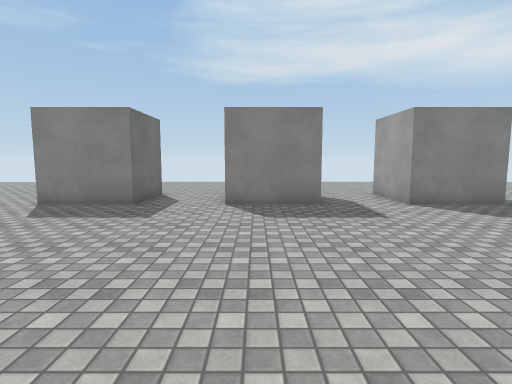
view 1 (above)

24 first-person views from a walk through a scene from a Unity 3-D project. The camera is 1.4 m above the floor, tilts 6° down and sees 80° across. The floor is counted in squares, 1 m on a side. Each view is taken from the middle of a square. On the plan, view 1 faces up. The plan holds only what a view shows up to about 14 squares ahead; the rest is blank. The place goes on beyond the plan. The player character is not drawn. Some animated figures are not drawn. Surface patterns are stand-ins for the level's own textures.

view 2
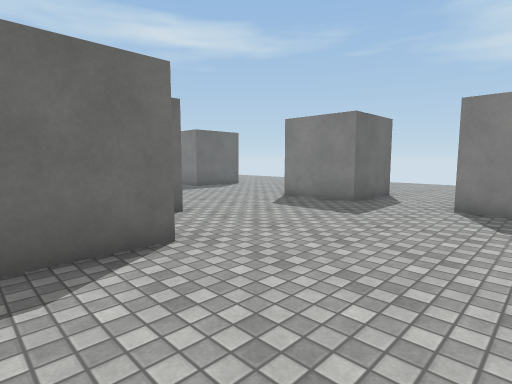

view 3
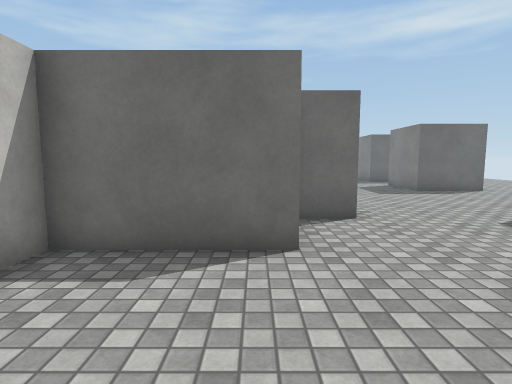

view 4
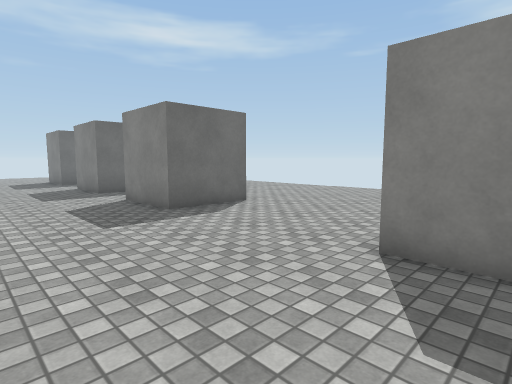

view 5
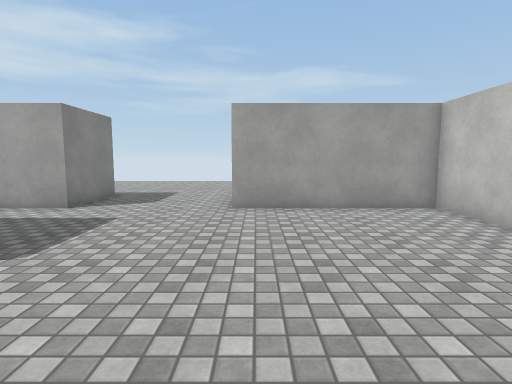

view 6
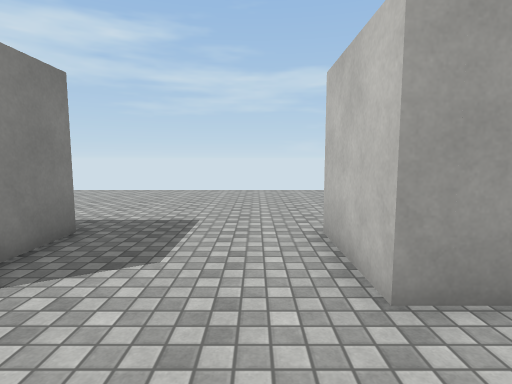

view 7
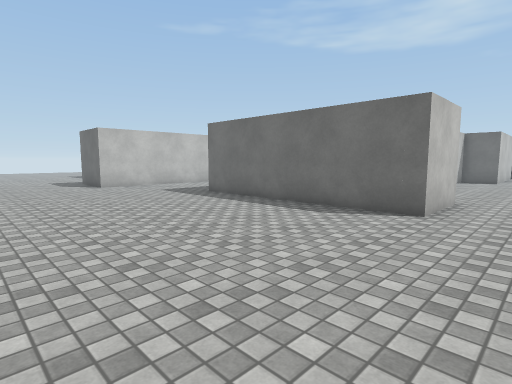

view 8
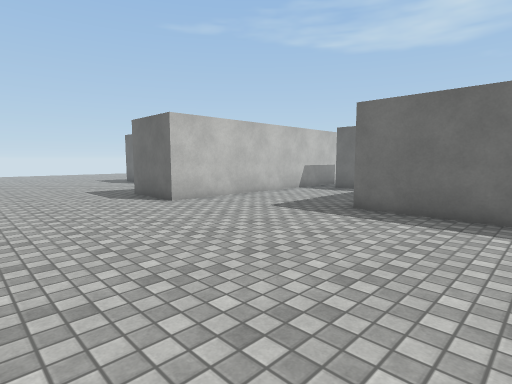

view 9
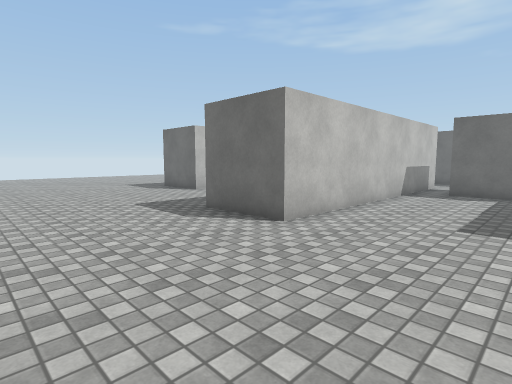

view 10
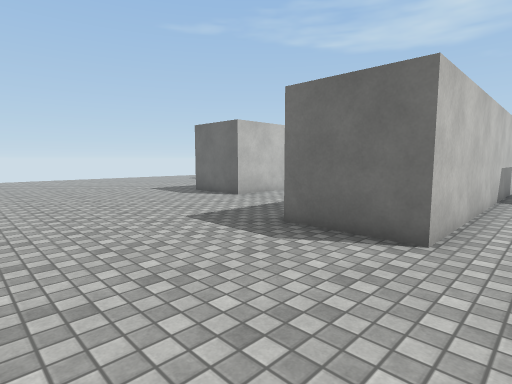

view 11
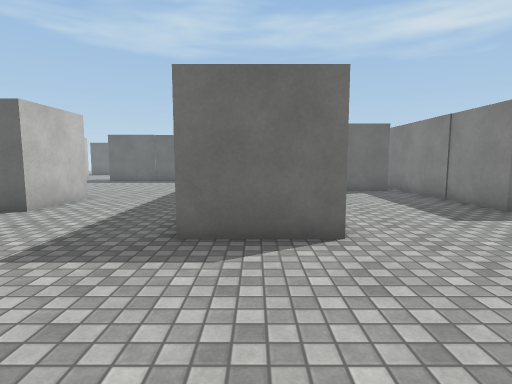

view 12
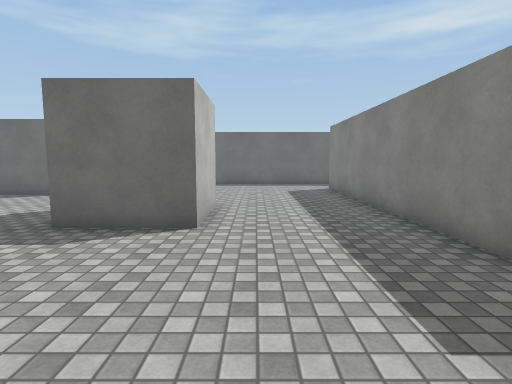

view 13
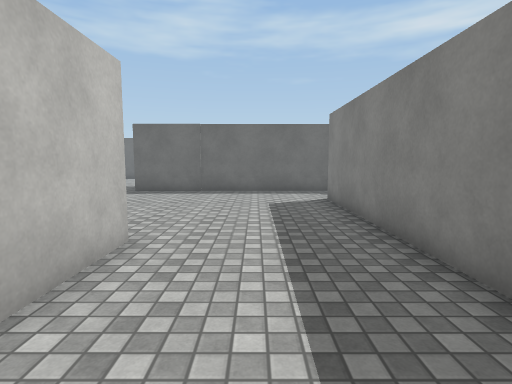

view 14
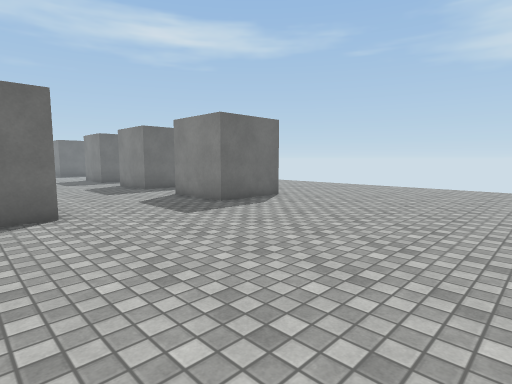

view 15
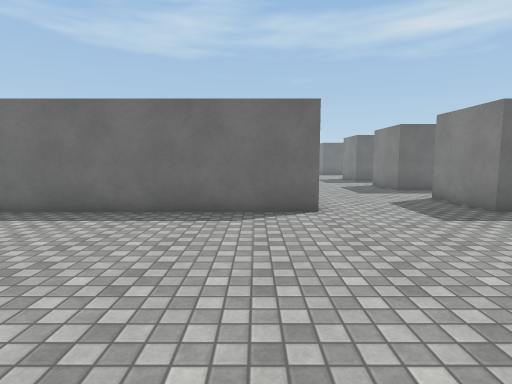

view 16
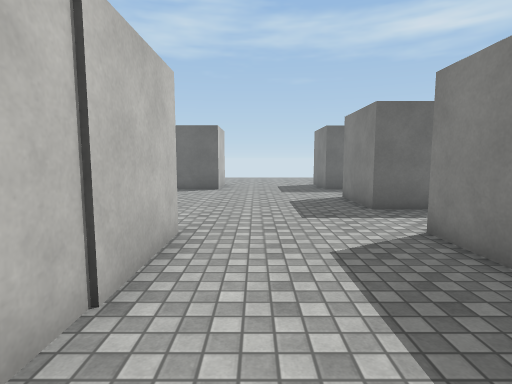

view 17
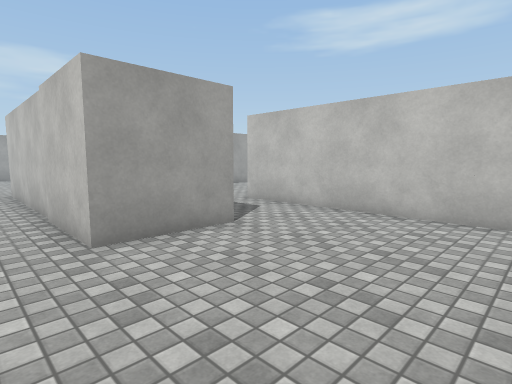

view 18
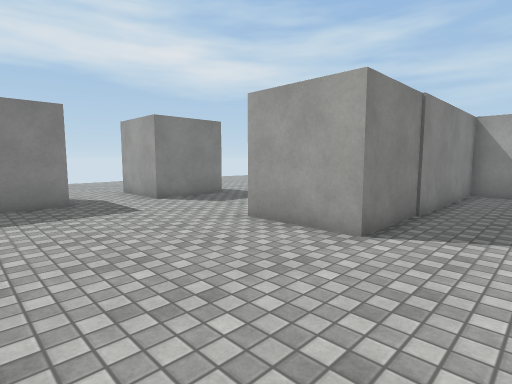

view 19
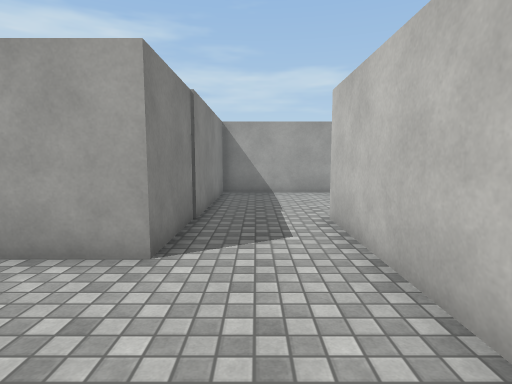

view 20
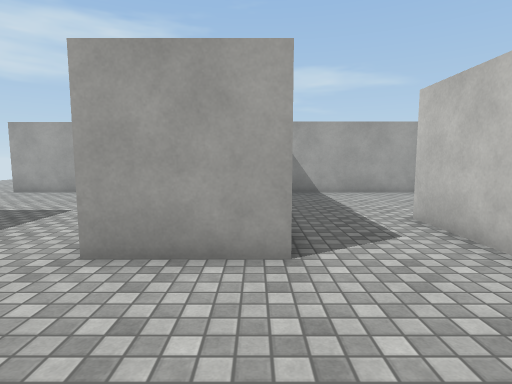

view 21
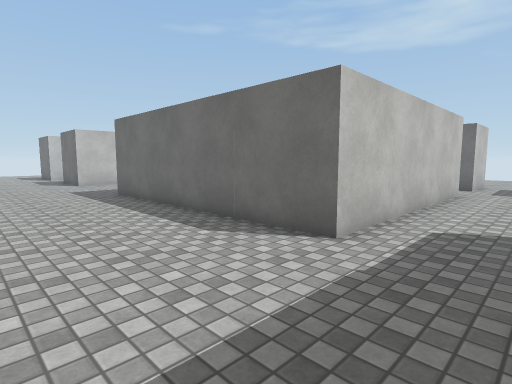

view 22
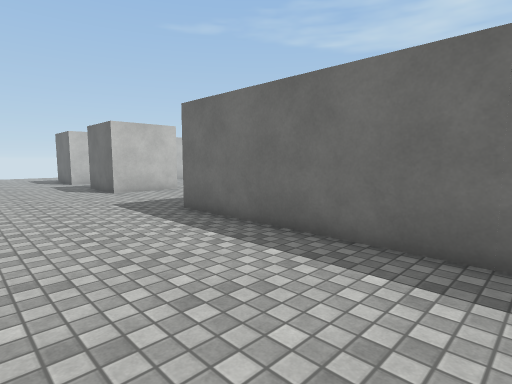

view 23
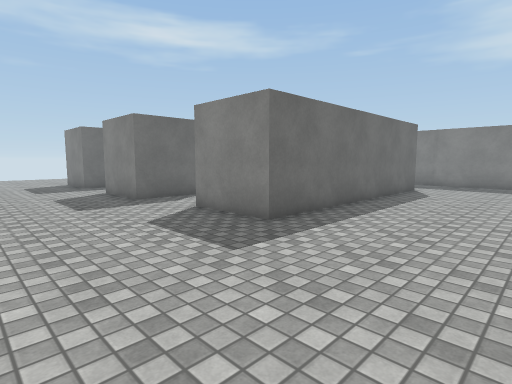

view 24
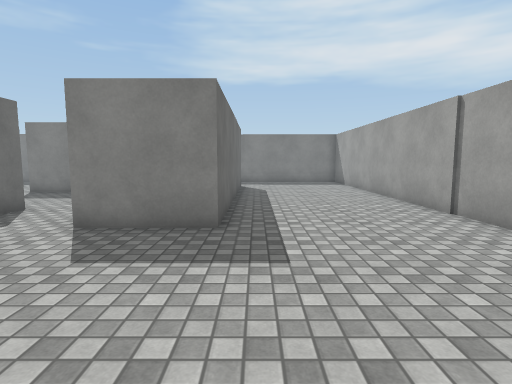

### Floor plan
Points are (right, up) in squares from view 1. A wall is a line through its corners. A room is listed if a view was taken in it or the views show most of it. See-through windows are left out.
Room 1 (views 1, 2, 3, 4, 5, 6, 7, 8, 9, 10, 11, 12, 13, 14, 15, 16, 17, 18, 19, 20, 21, 22, 23, 24)
walls: (2.2, -5) (2.2, -8.1); (0, -9.4) (10.7, -9.4) (10.7, -12.5); (2.1, -1.3) (4.8, -1.3) (4.8, 4.7) (7.8, 4.7) (7.8, -4.2) (1.9, -4.2); (-3.9, -11.6) (-3.9, -19.5); (-3.7, 2.8) (-3.7, -1.3) (-2.8, -1.3); (-7, -12) (-7, 1.5) (-15.8, 1.5) (-15.8, 4.4) (-6.3, 4.4) (-6.3, 3); (4.8, -17.2) (7.8, -17.2) (7.8, -19.5); (9.9, -12.4) (-1, -12.4); (-7, 9.8) (-7, 12.5); (2, 11.1) (2, 9.5) (-1, 9.5); (-18.6, -9.4) (-18.6, -12.4) (-21.5, -12.4); (-3.9, 12.5) (-3.9, 9.5) (-6.9, 9.5); (-14.8, -17.2) (-12.8, -17.2) (-12.8, -19.1); (-21.5, -1.8) (-12.8, -1.8) (-12.8, -11.8) (-15.9, -11.8); (7.8, 12.5) (7.8, 9.5) (4.8, 9.5) (4.8, 12.5); (-12.8, 12.4) (-12.8, 9.3) (-15.8, 9.3) (-15.8, 12.4); (-18.6, 11) (-18.6, 9.3) (-21.5, 9.3)
ways out: opening at (-17.5, -8.5)

Positions as (right, up) in squares from view 1, and headings:
1: (0, 0), facing up
2: (1, 0), facing up-left
3: (1, 2), facing left
4: (-5, 5), facing up-left
5: (-4, 4), facing right
6: (2, 6), facing right
7: (16, 7), facing down-left
8: (16, 0), facing down-left
9: (16, -5), facing down-left
10: (16, -8), facing down-left
11: (16, -11), facing left
12: (14, -16), facing left
13: (10, -15), facing left
14: (16, 3), facing up-left
15: (16, 3), facing left
16: (-10, 6), facing left
17: (-21, 6), facing down-right
18: (-21, -1), facing up-right
19: (-20, 0), facing right
20: (-20, 2), facing right
21: (-8, 1), facing down-left
22: (-8, -4), facing down-left
23: (-8, -17), facing up-left
24: (-12, -18), facing up
